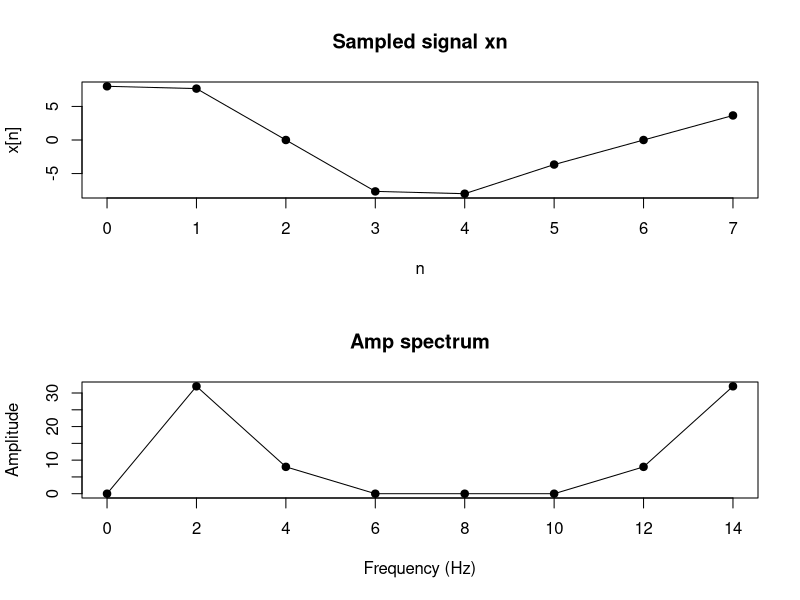
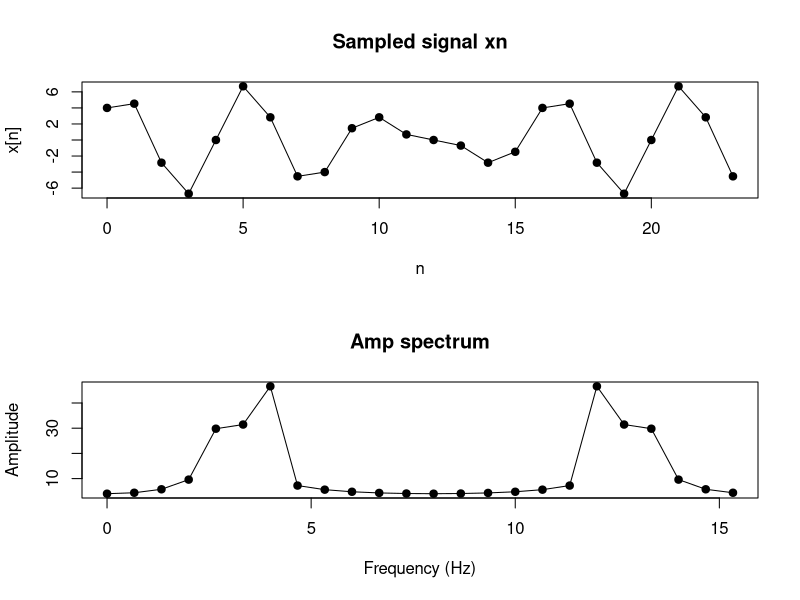

These figures' R source, in order:
# 3. TFTD & TFD

# Function to compute the Discrete Fourier Transform (DFT)
compute_dft <- function(x) {
  N <- length(x)
  k <- 0:(N - 1)
  Xk <- numeric(N)
  for (k_val in k) {
    Xk[k_val + 1] <- sum(x * exp(-2i * pi * k_val * (0:(N - 1)) / N))
  }
  return(Xk)
}

# Function to display a sampled signal and its amplitude spectrum
display_sampled_signal_and_amp_spectrum <- function(n, xn, Ak, fk) {
  par(mfrow=c(2, 1))
  
  # Plot sampled signal
  plot(n, xn, type="o", pch=19, xlab="n", ylab="x[n]", main="Sampled signal xn")
  
  # Plot amplitude spectrum
  plot(fk, Ak, type="o", pch=19, xlab="Frequency (Hz)", ylab="Amplitude", main="Amp spectrum")
}

# Function to compute and display the inverse Fourier Transform
compute_and_display_inverse_fourier_transform <- function(Xk) {
  x <- inverse_dft(Xk)
  display_inverse_fourier_transform(x)
}

# Function to display the inverse Fourier Transform
display_inverse_fourier_transform <- function(x) {
  x_real <- Re(x)
  plot(n, x_real, type="o", pch=19, xlab="n", ylab="x[n]", main="Signal from Inverse Fourier Transform")
}

# 3.1
fe <- 16
Te <- 1 / fe
N <- 8
  
n <- 0:(N - 1)
xn <- 2 * sin(8 * pi * n * Te) + 8 * cos(4 * pi * n * Te)
  
k <- 0:(N - 1)
Xk <- compute_dft(xn)
Ak <- abs(Xk)
fk <- k * fe / N
  
display_sampled_signal_and_amp_spectrum(n, xn, Ak, fk)

# 3.2
fe <- 16
Te <- 1 / fe
N <- 24
  
n <- 0:(N - 1)
xn <- 3 * sin(8 * pi * n * Te) + 4 * cos(6 * pi * n * Te)
  
k <- 0:(N - 1)
Xk <- compute_dft(xn)
Ak <- abs(Xk)
fk <- k * fe / N
  
display_sampled_signal_and_amp_spectrum(n, xn, Ak, fk)

# 3.3
inverse_dft <- function(Xk) {
  N <- length(Xk)
  n <- 0:(N - 1)
  x <- numeric(N)
  for (n_val in n) {
    x[n_val + 1] <- (1 / N) * sum(Xk * exp(2i * pi * n_val * (0:(N - 1)) / N))
  }
  return(x)
}

# 3.4
library(microbenchmark)

fft_algorithm <- function(x) {
  N <- length(x)
  if (N == 1) {
    return(x)
  } else {
    even_indices <- seq(2, N, by = 2)
    odd_indices <- seq(1, N, by = 2)
    even_fft <- fft_algorithm(x[even_indices])
    odd_fft <- fft_algorithm(x[odd_indices])
    twiddle_factors <- exp(-2i * pi * (0:(N / 2 - 1)) / N)
    return(c(even_fft + twiddle_factors * odd_fft, even_fft - twiddle_factors * odd_fft))
  }
}

set.seed(42)
signal <- runif(1024)

execution_time <- microbenchmark(
  FFT_result <- fft_algorithm(signal),
  times = 100
)

print(paste("Average execution time: ", summary(execution_time)$median, "ms"))
